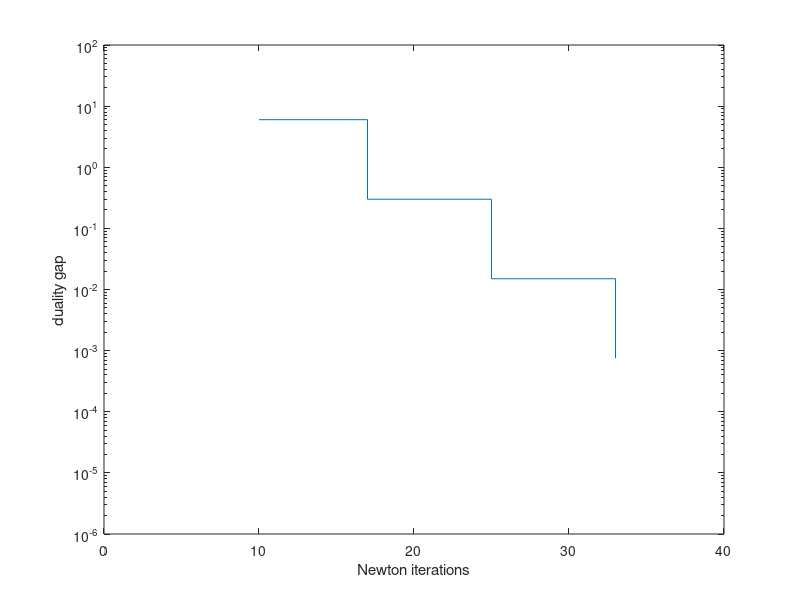

MATLAB code to generate this figure:
% file: hw7_2.m

P = [13 12 -2; 12 17 6; -2 6 12];
q = [-22 -14.5 13]';
r = 1;
A = [1 0 0; 0 1 0; 0 0 1; -1 0 0; 0 -1 0; 0 0 -1];
b = [1 1 1 1 1 1]';
[m, n] = size(A);
maxiters = 200;
alpha = 0.01;
beta = 0.5;
nttol = 1e-6;
tol = 1e-3;
mu = 20;
t = 1;
x = [0 0 0]';
inniters = [];
gaps = [];
for i = 1:maxiters
    d = b - A * x;
    val = t * (.5 * x' * P * x + q' * x + r) - sum(log(d));
    g = t * (P * x + q) + A' * (1 ./ d);
    H = t * P + A' * diag(1 ./ d .^ 2) * A;
    xnt = -H \ g;
    fprime = g' * xnt;
    s = 1;
    dd = -A * xnt;
    while (min(d + s * dd) <= 0)
        s = beta * s;
    end
    while (t * (.5 * (x + s * xnt)' * P * (x + s * xnt) + q' * (x + s * xnt) + r) - sum(log(d + s * dd)) >= val + alpha * s * fprime)
        s = beta * s;
    end
    x = x + s * xnt;
    if ((-fprime / 2) < nttol)
        gap = m / t;
        inniters = [inniters, i];
        gaps = [gaps gap];
        if (gap < tol)
            break;
        end
        t = mu * t;
    end
    disp(['x = [ ', sprintf('%f ', x), '], val = ', num2str(((1/2) * x' * P * x + q' * x + r), '%f')]);
end
inniters = [inniters, i];
gaps = [gaps gap];
figure(1)
iters1 = [];
gaps1 = [];
for i = 1:length(gaps)-1
    iters1 = [iters1 inniters(i)-1 inniters(i+1)-1];  
    gaps1 = [gaps1 gaps(i) gaps(i)]; 
end;
iters1 = [iters1 inniters(length(gaps))-1];
gaps1 = [gaps1 gaps(length(gaps))]; 
semilogy(iters1, gaps1);
axis([0 40 1e-6 1e2]);
xlabel('Newton iterations');  ylabel('duality gap');
